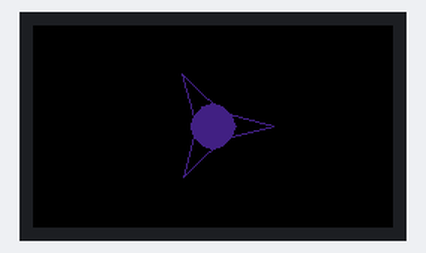
The program below on a simulated Raspberry Pi Pico running CircuitPython. Parts: 240×135 colour display. Random numbers come from a fixed seed.

Above: at 0.1 s.
At 4.1 s:
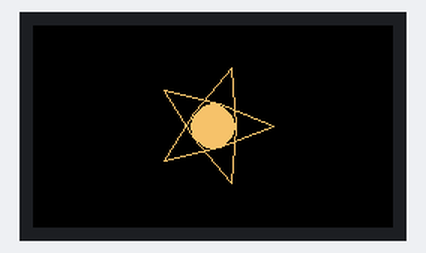
At 8.1 s:
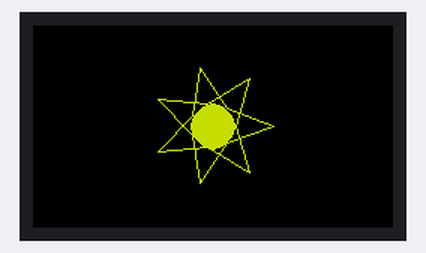
At 18.1 s:
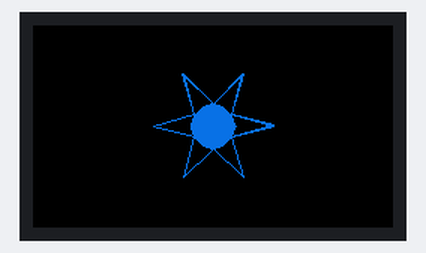
At 28.1 s:
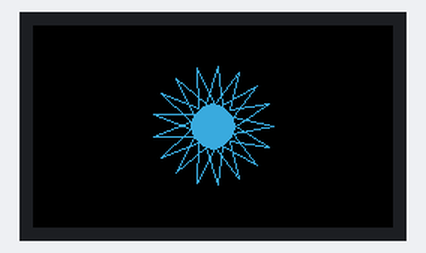
At 38.1 s:
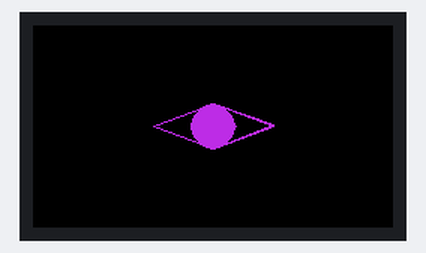

The program:

code.py
```python
import board
import displayio
import busio
import adafruit_st7789
import random
import time
import math
from adafruit_display_shapes.polygon import Polygon
from adafruit_display_shapes.circle import Circle

# Release any resources currently in use for the displays
displayio.release_displays()

# Initialize SPI
spi = busio.SPI(clock=board.GP18, MOSI=board.GP19)

# Pimoroni Pico Display configuration and initialization
tft_cs = board.GP17
tft_dc = board.GP16
tft_reset = board.GP15

display_bus = displayio.FourWire(spi, command=tft_dc, chip_select=tft_cs, reset=tft_reset)
display = adafruit_st7789.ST7789(display_bus, width=240, height=135, rowstart=40, colstart=53, rotation=270)

def generate_random_color():
    return (random.randint(0, 255), random.randint(0, 255), random.randint(0, 255))

def create_star(num_arms, color):
    # Calculate the points of the star
    cx, cy = 120, 67  # Center of the screen
    outer_radius = 40
    inner_radius = 15

    angle_step = 360 / num_arms
    points = []

    for i in range(num_arms * 2):  # Double the arms to create the star
        angle = i * angle_step
        radius = outer_radius if i % 2 == 0 else inner_radius
        x = cx + radius * math.cos(math.radians(angle))
        y = cy + radius * math.sin(math.radians(angle))
        points.append((int(x), int(y)))  # Convert float to int

    # Create the outline of the star
    star_outline = Polygon(points, outline=color)

    # Create a circle to fill the star
    circle_fill = Circle(cx, cy, inner_radius, fill=color)

    return star_outline, circle_fill

num_arms = 3  # Initial number of star arms
current_color = generate_random_color()

while True:
    # Create the star with the current number of arms and color
    star_outline, circle_fill = create_star(num_arms, current_color)

    # Display the star
    group = displayio.Group()
    group.append(star_outline)
    group.append(circle_fill)
    display.show(group)

    # Wait for a moment before changing the star
    time.sleep(2)  # Adjust the duration as needed

    # Generate a new random color
    current_color = generate_random_color()

    # Increase the number of arms, looping back to 3 if it exceeds 20
    num_arms += 1
    if num_arms > 20:
        num_arms = 3
```

Measured:
- what the display in image 0 shows lasts 2.0 s, from 0.0 s to 2.0 s
